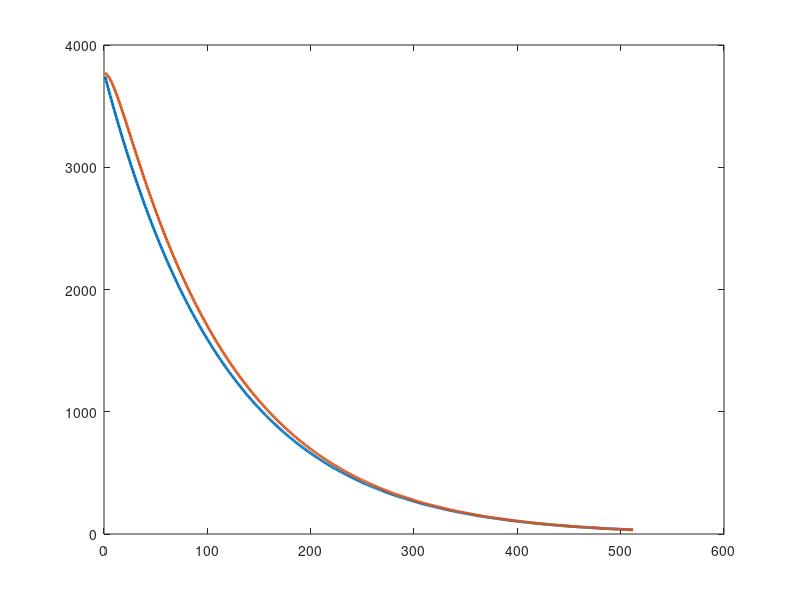

Write MATLAB code to recreate this figure. (Note: this script raises an error after producing the figure.)
% Function definition: y = 2x^4 - 3x^3 + 2
f = @(x) 2*x.^4 - 3*x.^3 + 2;

% Parameters
max_iterations = 512;
initial_x = 7;
epsilon = 1e-8;
beta_1 = 0.9;
beta_2 = 0.999;

% Initialization
x_values = zeros(5, max_iterations);
y_values = zeros(5, max_iterations);

% Optimization process
optimizers = {'SGD', 'SGDM', 'RMSProp', 'Adagrad', 'Adam'};
learning_rates = [0.001, 0.001, 0.01, 0.01, 0.01]; % Specify the learning rates

% Create a single plot
figure;

for opt_idx = 1:5
    current_optimizer = optimizers{opt_idx};
    fprintf('Running optimization with %s...\n', current_optimizer);

    % Initialize variables based on optimizer
    switch current_optimizer
        case 'SGD'
            x = initial_x;
            learning_rate = learning_rates(opt_idx);
        case 'SGDM'
            x = initial_x;
            learning_rate = learning_rates(opt_idx);
            m = 0;
        case 'Adagrad'
            x = initial_x;
            v = 0;
            learning_rate = learning_rates(opt_idx);
        case 'RMSProp'
            x = initial_x;
            v = 0;
            learning_rate = learning_rates(opt_idx);
        case 'Adam'
            x = initial_x;
            m = 0;
            v = 0;
            t = 0;
            learning_rate = learning_rates(opt_idx);
    end

    % Optimization loop
    for i = 1:max_iterations
        gradient = 2 * x; % Derivative of x^2 is 2x

        % Update weights based on optimizer
        switch current_optimizer
            case 'SGD'
                x = x - learning_rate * gradient;
            case 'SGDM'
                m = beta_1 * m + (1 - beta_1) * gradient;
                x = x - learning_rate * m;
            case 'Adagrad'
                v = v + gradient.^2;
                x = x - (learning_rate / (sqrt(v) + epsilon)) * gradient;
            case 'RMSProp'
                t = t + 1;
                v = beta_2 * v + (1 - beta_2) * gradient.^2;
                v_hat = v / (1 - beta_2^t);
                x = x - (learning_rate / (sqrt(v_hat) + epsilon)) * gradient;
            case 'Adam'
                t = t + 1;
                m = beta_1 * m + (1 - beta_1) * gradient;
                v = beta_2 * v + (1 - beta_2) * gradient.^2;
                m_hat = m / (1 - beta_1^t);
                v_hat = v / (1 - beta_2^t);
                x = x - (learning_rate / (sqrt(v_hat) + epsilon)) * m_hat;
        end

        % Save results
        x_values(opt_idx, i) = x;
        y_values(opt_idx, i) = f(x);
    end

    % Plot results for the current optimizer on the same graph
    plot(1:max_iterations, y_values(opt_idx, :), 'LineWidth', 2, 'DisplayName', current_optimizer);
    hold on;
end

% Finalize the plot
title('Optimizers on y = 2x^4 - 3x^3 + 2');
xlabel('Iteration');
ylabel('y');
legend('Location', 'Best');
grid on;
hold off;
